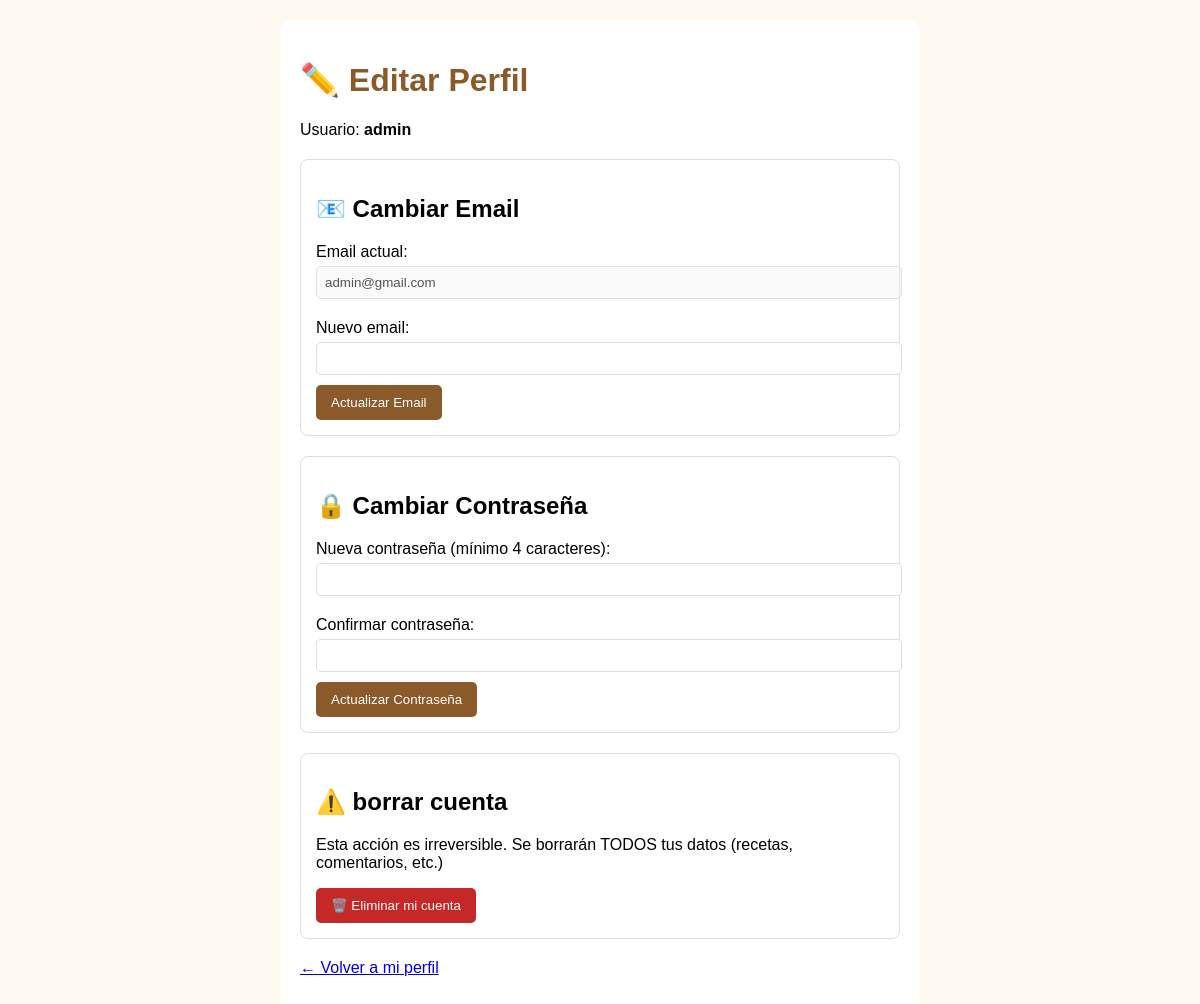
/proyecto_postres/editar_perfil.php (signed in), run on an earlier commit of the app's database.
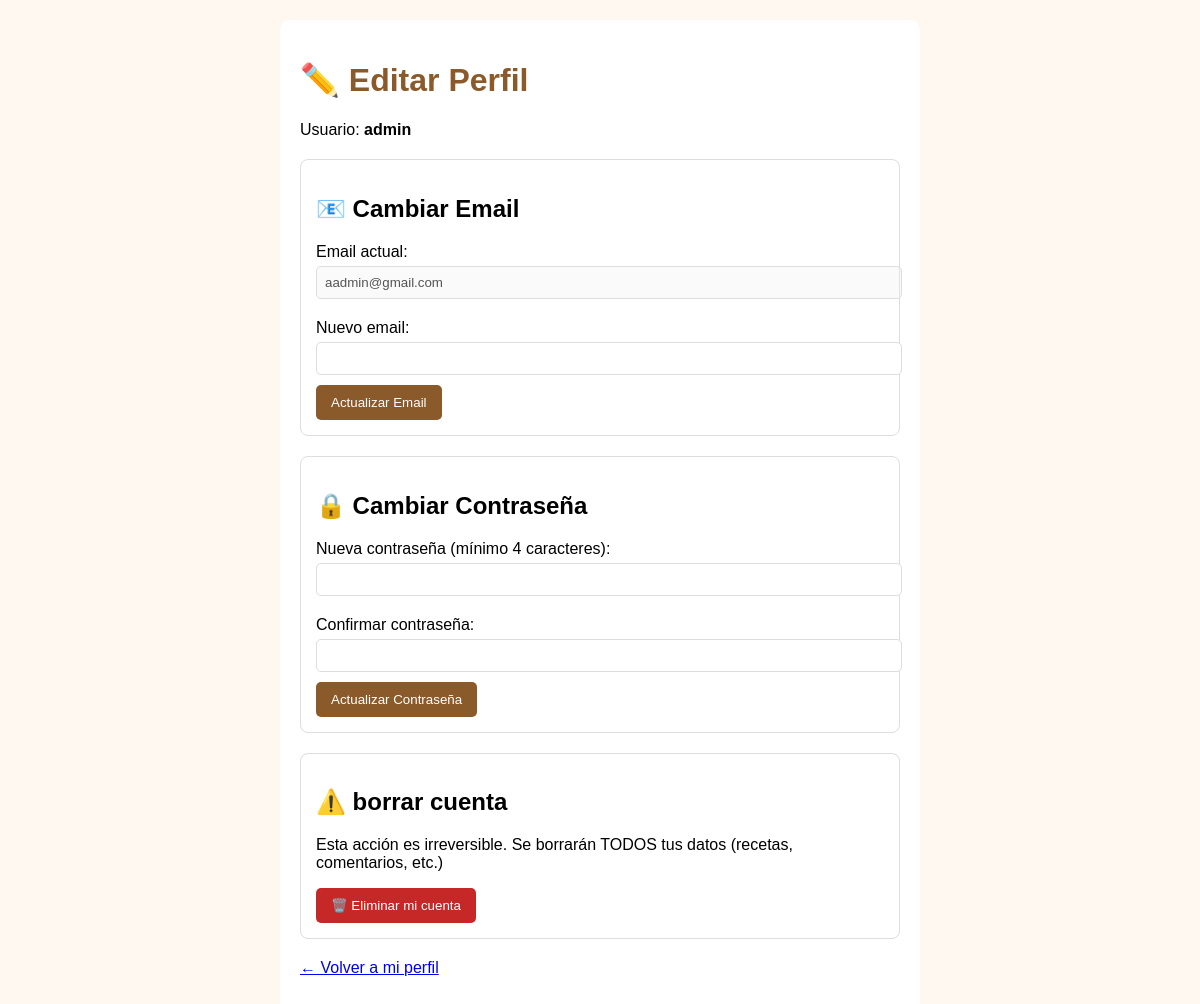
And on a later commit of the database.
### tables this page shows
CREATE TABLE `usuarios` (
  `id` int(11) NOT NULL,
  `nombre_usuario` varchar(50) NOT NULL,
  `email` varchar(100) NOT NULL,
  `contraseña` varchar(255) NOT NULL,
  `fecha_registro` timestamp NOT NULL DEFAULT current_timestamp(),
  `rol` enum('usuario','admin') DEFAULT 'usuario'
);

### proyecto_postres/editar_perfil.php (the view, shortened to what this page needs)
<?php
require_once 'conexion.php';
$usuario_id = $_SESSION['usuario_id'];
$sql = "SELECT * FROM usuarios WHERE id = $usuario_id";
$usuario = $conn->query($sql)->fetch_assoc();
?>
<!DOCTYPE html>
<html>
<head>
</head>
<body>
<div class="container">
    <h1>✏️ Editar Perfil</h1>
    <p>Usuario: <strong><?php echo htmlspecialchars($usuario['nombre_usuario']); ?></strong></p>
    <div class="seccion">
        <h2>📧 Cambiar Email</h2>
        <form method="POST">
            <label>Email actual:</label>
            <input type="email" value="<?php echo htmlspecialchars($usuario['email']); ?>" disabled>
            <label>Nuevo email:</label>
            <input type="email" name="email" required>
            <button type="submit" name="cambiar_email">Actualizar Email</button>
        </form>
    </div>
    <div class="seccion">
        <h2>🔒 Cambiar Contraseña</h2>
        <form method="POST">
            <label>Nueva contraseña (mínimo 4 caracteres):</label>
            <input type="password" name="nueva_password" required>
            <label>Confirmar contraseña:</label>
            <input type="password" name="confirmar_password" required>
            <button type="submit" name="cambiar_password">Actualizar Contraseña</button>
        </form>
    </div>
    <div class="seccion">
        <h2>⚠️ borrar cuenta</h2>
        <p>Esta acción es irreversible. Se borrarán TODOS tus datos (recetas, comentarios, etc.)</p>
        <form method="POST" onsubmit="return confirm('¿Estás SEGURO de que querés eliminar tu cuenta? No se puede deshacer.');">
            <button type="submit" name="eliminar_cuenta" class="btn-rojo">🗑️ Eliminar mi cuenta</button>
        </form>
    </div>
    <p><a href="perfil.php">← Volver a mi perfil</a></p>
</div>
</body>
</html>

What changed in the data, as far as the page shows it:
changed usuarios "admin": email "admin@gmail.com" → "aadmin@gmail.com"
